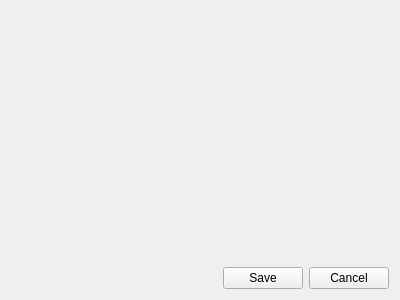
<?xml version="1.0" encoding="UTF-8"?>
<ui version="4.0">
 <class>CFrmTaskProperty</class>
 <widget class="QWidget" name="CFrmTaskProperty">
  <property name="geometry">
   <rect>
    <x>0</x>
    <y>0</y>
    <width>400</width>
    <height>300</height>
   </rect>
  </property>
  <property name="windowTitle">
   <string>Task property</string>
  </property>
  <layout class="QGridLayout" name="gridLayout">
   <item row="0" column="0">
    <widget class="QWidget" name="widget" native="true">
     <property name="sizePolicy">
      <sizepolicy hsizetype="Expanding" vsizetype="Expanding">
       <horstretch>0</horstretch>
       <verstretch>0</verstretch>
      </sizepolicy>
     </property>
    </widget>
   </item>
   <item row="1" column="0">
    <layout class="QHBoxLayout" name="horizontalLayout">
     <item>
      <spacer name="horizontalSpacer">
       <property name="orientation">
        <enum>Qt::Horizontal</enum>
       </property>
       <property name="sizeHint" stdset="0">
        <size>
         <width>40</width>
         <height>20</height>
        </size>
       </property>
      </spacer>
     </item>
     <item>
      <widget class="QPushButton" name="pbSave">
       <property name="text">
        <string>Save</string>
       </property>
      </widget>
     </item>
     <item>
      <widget class="QPushButton" name="pbCancle">
       <property name="text">
        <string>Cancel</string>
       </property>
      </widget>
     </item>
    </layout>
   </item>
  </layout>
 </widget>
 <resources/>
 <connections/>
</ui>
